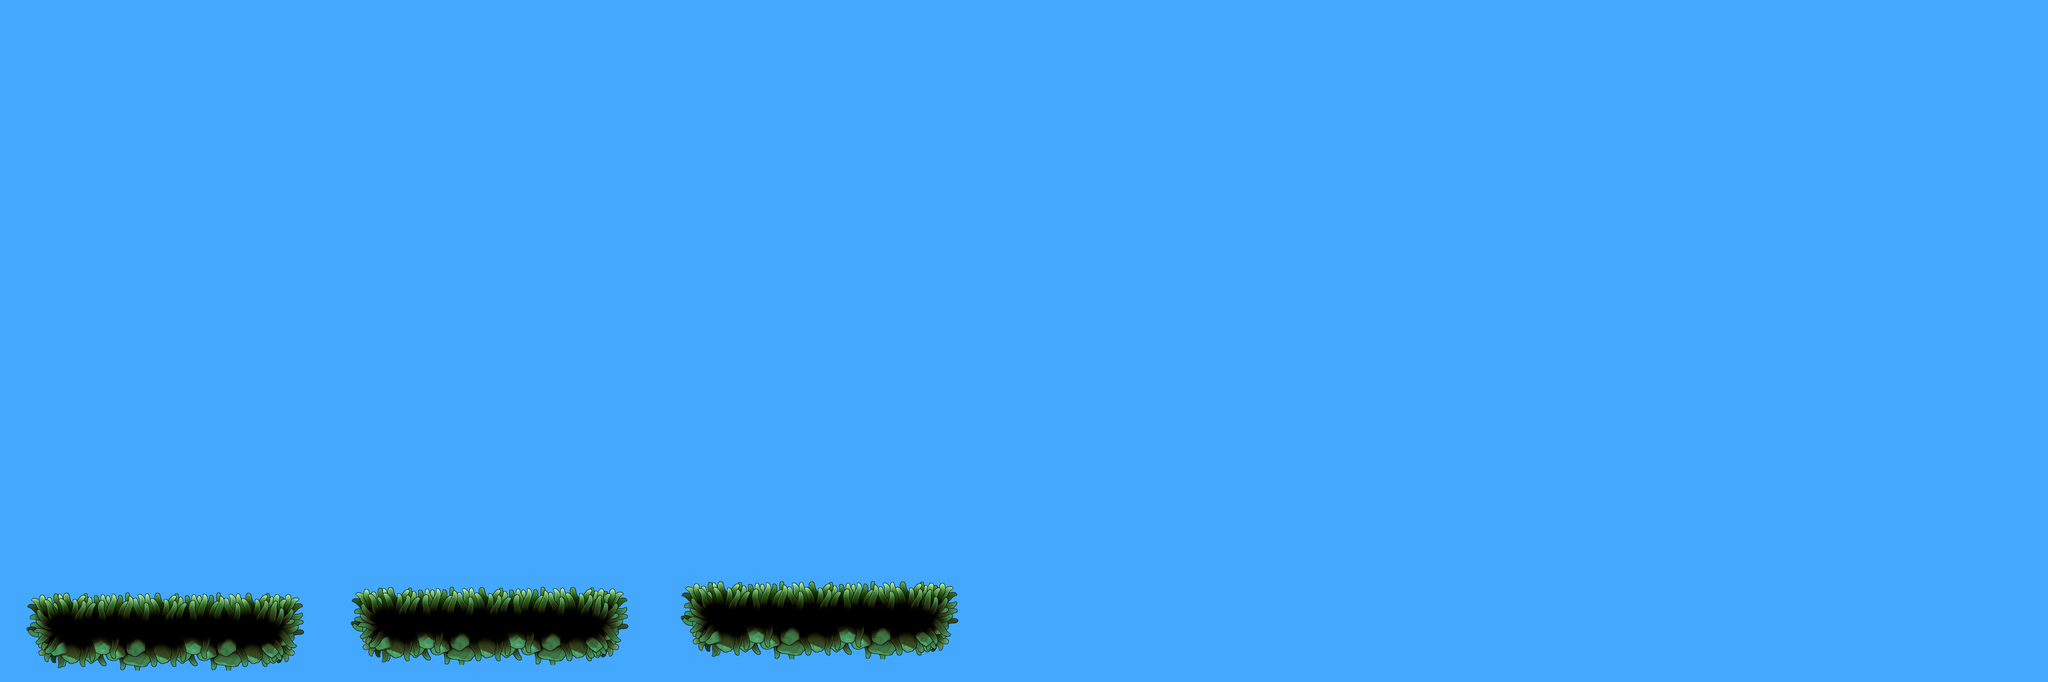

The image is a tile-based game level rendered from a .tmx file. Its description and source (layers, tilesets, objects; grid data summarised) follow:
An orthogonal 360x120 tile map with 32x32 px tiles, 3 tile layers (background, grounds, colliders), 2 tilesets.

<map version="1.8" tiledversion="1.8.5" orientation="orthogonal" renderorder="left-up" width="360" height="120" tilewidth="32" tileheight="32" infinite="0" nextlayerid="6" nextobjectid="1">
 <tileset firstgid="1" source="../img/Map/tiles/pixel-game-background-vector-15317395.tsx" />
 <tileset firstgid="776" source="../img/Map/tiles/Mossy - FloatingPlatforms.tsx" />
 <layer id="1" name="background" width="360" height="120">
  <data>[43200 cells, 43200 non-empty, 1 distinct tile ids]</data>
 </layer>
 <layer id="4" name="grounds" width="360" height="120">
  <data>[43200 cells, 2100 non-empty, 700 distinct tile ids]</data>
 </layer>
 <layer id="5" name="colliders" width="360" height="120">
  <data>[43200 cells, 0 non-empty, 0 distinct tile ids]</data>
 </layer>
</map>
